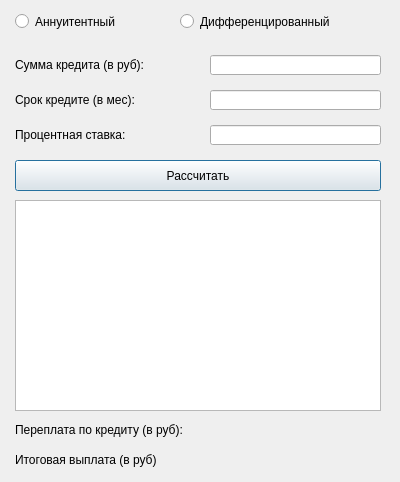
<?xml version="1.0" encoding="UTF-8"?>
<ui version="4.0">
 <class>Credit</class>
 <widget class="QDialog" name="Credit">
  <property name="geometry">
   <rect>
    <x>0</x>
    <y>0</y>
    <width>400</width>
    <height>482</height>
   </rect>
  </property>
  <property name="windowTitle">
   <string>Dialog</string>
  </property>
  <widget class="QRadioButton" name="annuit">
   <property name="geometry">
    <rect>
     <x>15</x>
     <y>10</y>
     <width>141</width>
     <height>23</height>
    </rect>
   </property>
   <property name="text">
    <string>Аннуитентный</string>
   </property>
  </widget>
  <widget class="QRadioButton" name="differen">
   <property name="geometry">
    <rect>
     <x>180</x>
     <y>10</y>
     <width>201</width>
     <height>23</height>
    </rect>
   </property>
   <property name="text">
    <string>Дифференцированный</string>
   </property>
  </widget>
  <widget class="QLabel" name="label">
   <property name="geometry">
    <rect>
     <x>15</x>
     <y>50</y>
     <width>181</width>
     <height>30</height>
    </rect>
   </property>
   <property name="text">
    <string>Сумма кредита (в руб):</string>
   </property>
  </widget>
  <widget class="QLabel" name="label_2">
   <property name="geometry">
    <rect>
     <x>15</x>
     <y>85</y>
     <width>181</width>
     <height>30</height>
    </rect>
   </property>
   <property name="text">
    <string>Срок кредите (в мес):</string>
   </property>
  </widget>
  <widget class="QLabel" name="label_3">
   <property name="geometry">
    <rect>
     <x>15</x>
     <y>120</y>
     <width>181</width>
     <height>30</height>
    </rect>
   </property>
   <property name="text">
    <string>Процентная ставка:</string>
   </property>
  </widget>
  <widget class="QLineEdit" name="sumcredit">
   <property name="geometry">
    <rect>
     <x>210</x>
     <y>55</y>
     <width>171</width>
     <height>20</height>
    </rect>
   </property>
   <property name="layoutDirection">
    <enum>Qt::LeftToRight</enum>
   </property>
   <property name="text">
    <string/>
   </property>
   <property name="alignment">
    <set>Qt::AlignRight|Qt::AlignTrailing|Qt::AlignVCenter</set>
   </property>
  </widget>
  <widget class="QLineEdit" name="srokcredit">
   <property name="geometry">
    <rect>
     <x>210</x>
     <y>90</y>
     <width>171</width>
     <height>20</height>
    </rect>
   </property>
   <property name="alignment">
    <set>Qt::AlignRight|Qt::AlignTrailing|Qt::AlignVCenter</set>
   </property>
  </widget>
  <widget class="QLineEdit" name="percentcredit">
   <property name="geometry">
    <rect>
     <x>210</x>
     <y>125</y>
     <width>171</width>
     <height>20</height>
    </rect>
   </property>
   <property name="alignment">
    <set>Qt::AlignRight|Qt::AlignTrailing|Qt::AlignVCenter</set>
   </property>
  </widget>
  <widget class="QPushButton" name="pushButton">
   <property name="geometry">
    <rect>
     <x>15</x>
     <y>160</y>
     <width>366</width>
     <height>31</height>
    </rect>
   </property>
   <property name="text">
    <string>Рассчитать</string>
   </property>
  </widget>
  <widget class="QTextBrowser" name="textBrowser">
   <property name="geometry">
    <rect>
     <x>15</x>
     <y>200</y>
     <width>366</width>
     <height>211</height>
    </rect>
   </property>
  </widget>
  <widget class="QLabel" name="label_4">
   <property name="geometry">
    <rect>
     <x>15</x>
     <y>420</y>
     <width>211</width>
     <height>20</height>
    </rect>
   </property>
   <property name="text">
    <string>Переплата по кредиту (в руб):</string>
   </property>
  </widget>
  <widget class="QLabel" name="label_5">
   <property name="geometry">
    <rect>
     <x>15</x>
     <y>450</y>
     <width>211</width>
     <height>20</height>
    </rect>
   </property>
   <property name="text">
    <string>Итоговая выплата (в руб)</string>
   </property>
  </widget>
  <widget class="QLabel" name="label_6">
   <property name="geometry">
    <rect>
     <x>230</x>
     <y>425</y>
     <width>151</width>
     <height>15</height>
    </rect>
   </property>
   <property name="text">
    <string/>
   </property>
  </widget>
  <widget class="QLabel" name="label_7">
   <property name="geometry">
    <rect>
     <x>230</x>
     <y>455</y>
     <width>151</width>
     <height>15</height>
    </rect>
   </property>
   <property name="text">
    <string/>
   </property>
  </widget>
 </widget>
 <resources/>
 <connections/>
</ui>
